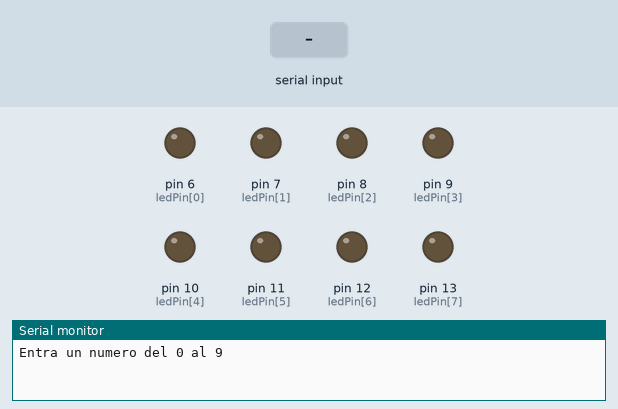
Bench run of a sketch on a simulated Arduino Uno, built with avr-gcc and run on an emulated ATmega328P. Parts: output pins drawn as LEDs (lit = HIGH), the last lines printed to the serial monitor. The test bench sets the inputs (shaded band).

Above: at 1.2 s.
1.3 s: "90,45\n" received over Serial
At 2.0 s:
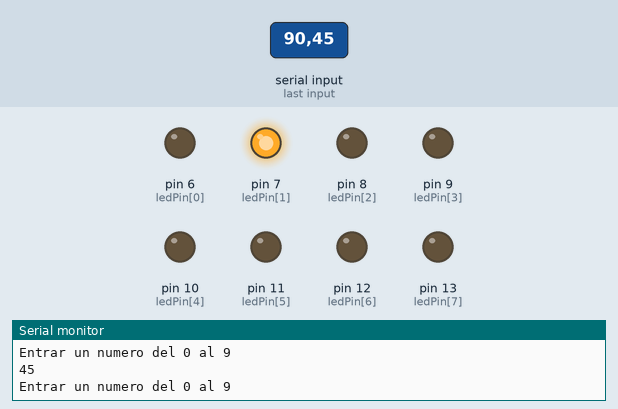
2.8 s: "0\n" received over Serial
At 3.1 s:
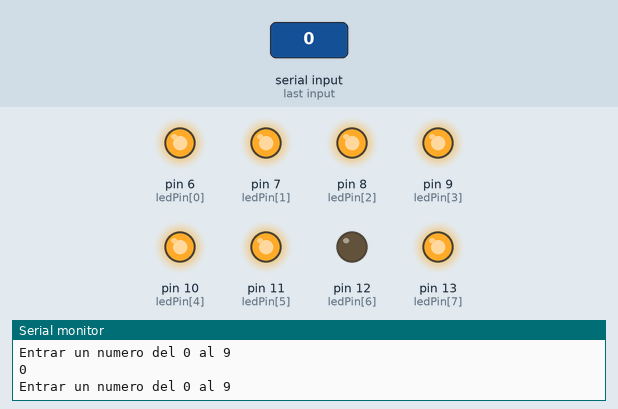
4.3 s: "1\n" received over Serial
At 5.4 s:
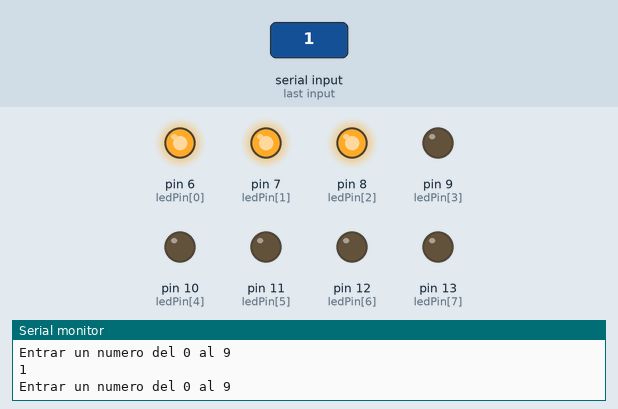
5.8 s: "2\n" received over Serial
At 6.6 s:
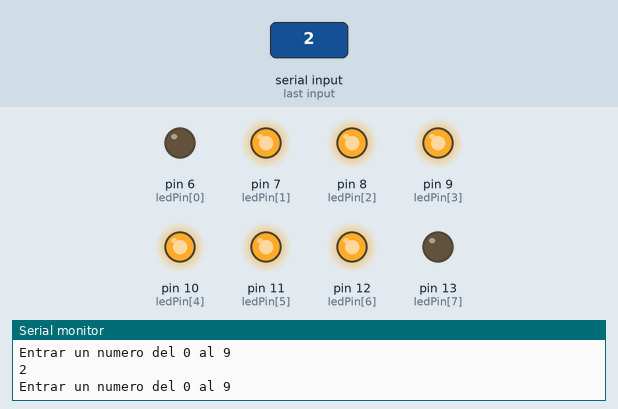
7.3 s: "3\n" received over Serial
At 7.7 s:
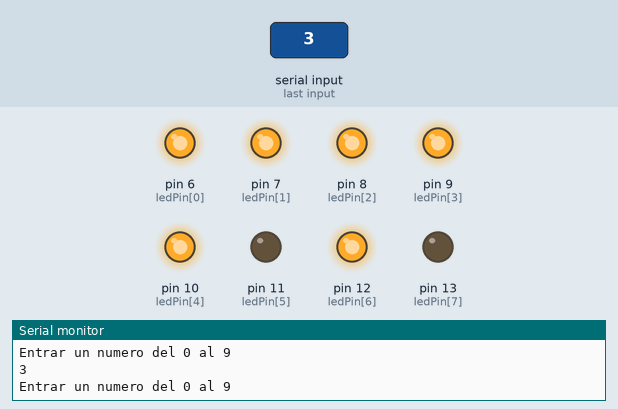
8.8 s: "4\n" received over Serial
At 10.0 s:
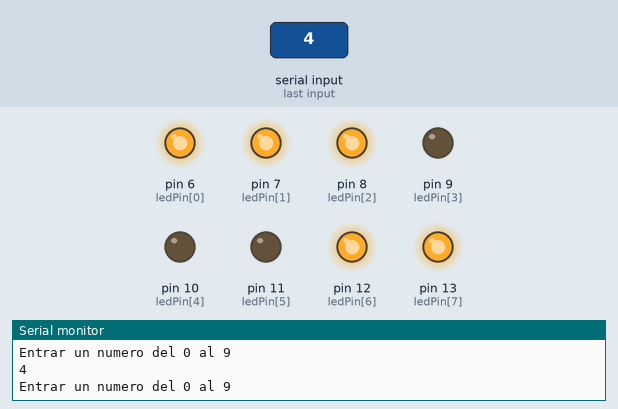
Timing chart, 0 to 11.3 s (numbered marks = the images above; inputs shaded):
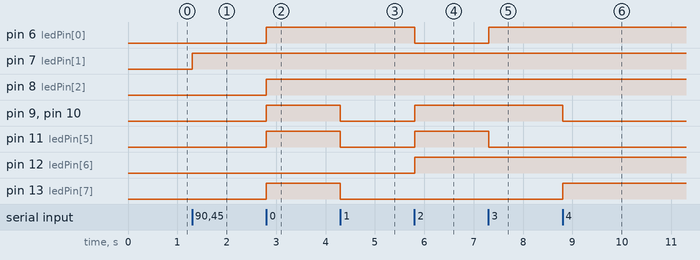

The sketch:

dislplay_7_segments_v2.ino
```cpp
 /*************************************************************************
 **                                                                      **
 **    Display 7 segments mostra número que introdueixis per pantalla    **
 **   del 0 al 9                                                         **
 *************************************************************************/

 //******  Includes  ******************************************************


 //******  Variables  *****************************************************
int Num;
const int ledPin[] = {6, 7, 8, 9, 10, 11, 12, 13};


 //******  Setup  *********************************************************
 void setup ()
 {
  pinMode(ledPin[0], OUTPUT);
  pinMode(ledPin[1], OUTPUT);
  pinMode(ledPin[2], OUTPUT);
  pinMode(ledPin[3], OUTPUT);
  pinMode(ledPin[4], OUTPUT);
  pinMode(ledPin[5], OUTPUT);
  pinMode(ledPin[6], OUTPUT);
  pinMode(ledPin[7], OUTPUT);

  Serial.begin(9600);
  Serial.println("Entra un numero del 0 al 9");

 }


 //******  Loop  **********************************************************
 void loop ()
 {
  {
  while (Serial.available() > 0) {
  Num = Serial.parseInt();
  Serial.println(Num);
    switch (Num)
    {
    case 0:
      {
      Num0();
      break;
      }

    case 1:
      {
      Num1();
      break;
      }

    case 2:
      {
      Num2();
      break;
      }

    case 3:
      {
      Num3();
      break;
      }

    case 4:
      {
      Num4();
      break;
      }

    case 5:
      {
      Num5();
      break;
      }

    case 6:
      {
      Num6();
      break;
      }

    case 7:
      {
      Num7();
      break;
      }

    case 8:
      {
      Num8();
      break;
      }

    case 9:
      {
      Num9();
      break;
      }
    default:
      {
      defecte();
      break;
      }
    }
    Serial.read() == '\n';
    Serial.println("");
    Serial.println("Entrar un numero del 0 al 9");
  }
  }
}
void Num0()
{
 digitalWrite(ledPin[0], HIGH);
 digitalWrite(ledPin[1], HIGH);
 digitalWrite(ledPin[2], HIGH);
 digitalWrite(ledPin[3], HIGH);
 digitalWrite(ledPin[4], HIGH);
 digitalWrite(ledPin[5], HIGH);
 digitalWrite(ledPin[6], LOW);
 digitalWrite(ledPin[7], HIGH);
}

 void Num1()
 {
 digitalWrite(ledPin[0], HIGH);
 digitalWrite(ledPin[1], HIGH);
 digitalWrite(ledPin[2], HIGH);
 digitalWrite(ledPin[3], LOW);
 digitalWrite(ledPin[4], LOW);
 digitalWrite(ledPin[5], LOW);
 digitalWrite(ledPin[6], LOW);
 digitalWrite(ledPin[7], LOW);

 }

 void Num2()
 {
 digitalWrite(ledPin[0], LOW);
 digitalWrite(ledPin[1], HIGH);
 digitalWrite(ledPin[2], HIGH);
 digitalWrite(ledPin[3], HIGH);
 digitalWrite(ledPin[4], HIGH);
 digitalWrite(ledPin[5], HIGH);
 digitalWrite(ledPin[6], HIGH);
 digitalWrite(ledPin[7], LOW);
 }

 void Num3()
 {
 digitalWrite(ledPin[0], HIGH);
 digitalWrite(ledPin[1], HIGH);
 digitalWrite(ledPin[2], HIGH);
 digitalWrite(ledPin[3], HIGH);
 digitalWrite(ledPin[4], HIGH);
 digitalWrite(ledPin[5], LOW);
 digitalWrite(ledPin[6], HIGH);
 digitalWrite(ledPin[7], LOW);
 }

 void Num4()
 {
 digitalWrite(ledPin[0], HIGH);
 digitalWrite(ledPin[1], HIGH);
 digitalWrite(ledPin[2], HIGH);
 digitalWrite(ledPin[3], LOW);
 digitalWrite(ledPin[4], LOW);
 digitalWrite(ledPin[5], LOW);
 digitalWrite(ledPin[6], HIGH);
 digitalWrite(ledPin[7], HIGH);
 }

 void Num5()
 {
 digitalWrite(ledPin[0], HIGH);
 digitalWrite(ledPin[1], HIGH);
 digitalWrite(ledPin[2], LOW);
 digitalWrite(ledPin[3], HIGH);
 digitalWrite(ledPin[4], HIGH);
 digitalWrite(ledPin[5], LOW);
 digitalWrite(ledPin[6], HIGH);
 digitalWrite(ledPin[7], HIGH);
 }

 void Num6()
 {
 digitalWrite(ledPin[0], HIGH);
 digitalWrite(ledPin[1], HIGH);
 digitalWrite(ledPin[2], LOW);
 digitalWrite(ledPin[3], HIGH);
 digitalWrite(ledPin[4], HIGH);
 digitalWrite(ledPin[5], HIGH);
 digitalWrite(ledPin[6], HIGH);
 digitalWrite(ledPin[7], HIGH);
 }

 void Num7()
 {
 digitalWrite(ledPin[0], HIGH);
 digitalWrite(ledPin[1], HIGH);
 digitalWrite(ledPin[2], HIGH);
 digitalWrite(ledPin[3], HIGH);
 digitalWrite(ledPin[4], LOW);
 digitalWrite(ledPin[5], LOW);
 digitalWrite(ledPin[6], LOW);
 digitalWrite(ledPin[7], LOW);
 }

 void Num8()
 {
 digitalWrite(ledPin[0], HIGH);
 digitalWrite(ledPin[1], HIGH);
 digitalWrite(ledPin[2], HIGH);
 digitalWrite(ledPin[3], HIGH);
 digitalWrite(ledPin[4], HIGH);
 digitalWrite(ledPin[5], HIGH);
 digitalWrite(ledPin[6], HIGH);
 digitalWrite(ledPin[7], HIGH);
 }

 void Num9()
 {
 digitalWrite(ledPin[0], HIGH);
 digitalWrite(ledPin[1], HIGH);
 digitalWrite(ledPin[2], HIGH);
 digitalWrite(ledPin[3], HIGH);
 digitalWrite(ledPin[4], HIGH);
 digitalWrite(ledPin[5], LOW);
 digitalWrite(ledPin[6], HIGH);
 digitalWrite(ledPin[7], HIGH);
 }

 void defecte()
 {
 digitalWrite(ledPin[0], LOW);
 digitalWrite(ledPin[1], HIGH);
 digitalWrite(ledPin[2], LOW);
 digitalWrite(ledPin[3], LOW);
 digitalWrite(ledPin[4], LOW);
 digitalWrite(ledPin[5], LOW);
 digitalWrite(ledPin[6], LOW);
 digitalWrite(ledPin[7], LOW);
 }
```

Measured:
- after the input at 1.3 s, pin 7 (ledPin[1]): LOW → HIGH at once
- after the input at 2.8 s, pin 6 (ledPin[0]), pin 8 (ledPin[2]), pin 9 (ledPin[3]), pin 10 (ledPin[4]), pin 11 (ledPin[5]), pin 13 (ledPin[7]): LOW → HIGH at once
- after the input at 4.3 s, pin 9 (ledPin[3]), pin 10 (ledPin[4]), pin 11 (ledPin[5]), pin 13 (ledPin[7]): HIGH → LOW at once
- after the input at 5.8 s, pin 6 (ledPin[0]): HIGH → LOW at once; pin 9 (ledPin[3]), pin 10 (ledPin[4]), pin 11 (ledPin[5]), pin 12 (ledPin[6]): LOW → HIGH at once
- after the input at 7.3 s, pin 6 (ledPin[0]): LOW → HIGH at once; pin 11 (ledPin[5]): HIGH → LOW at once
- after the input at 8.8 s, pin 9 (ledPin[3]), pin 10 (ledPin[4]): HIGH → LOW at once; pin 13 (ledPin[7]): LOW → HIGH at once
